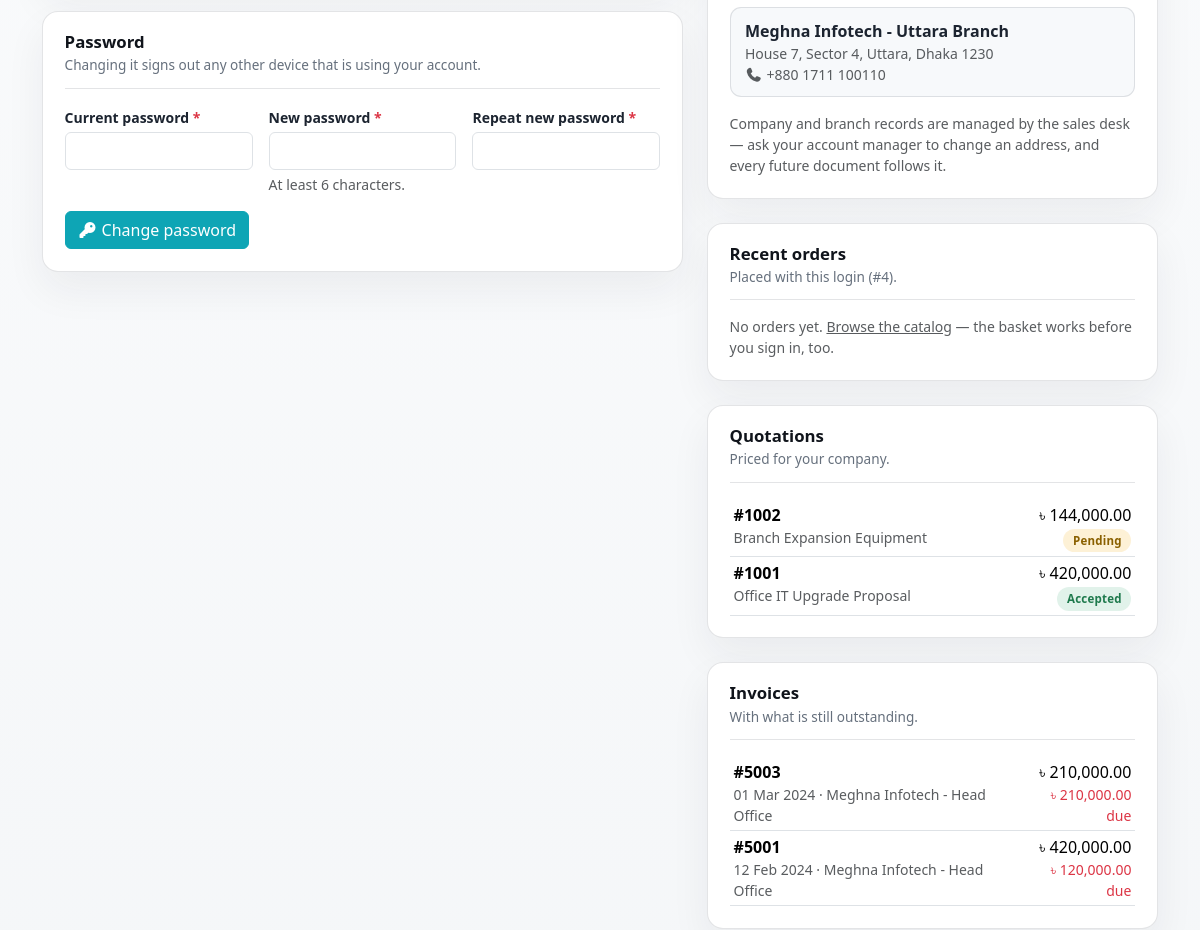
The app's page /account.php (signed in, middle part), older data.
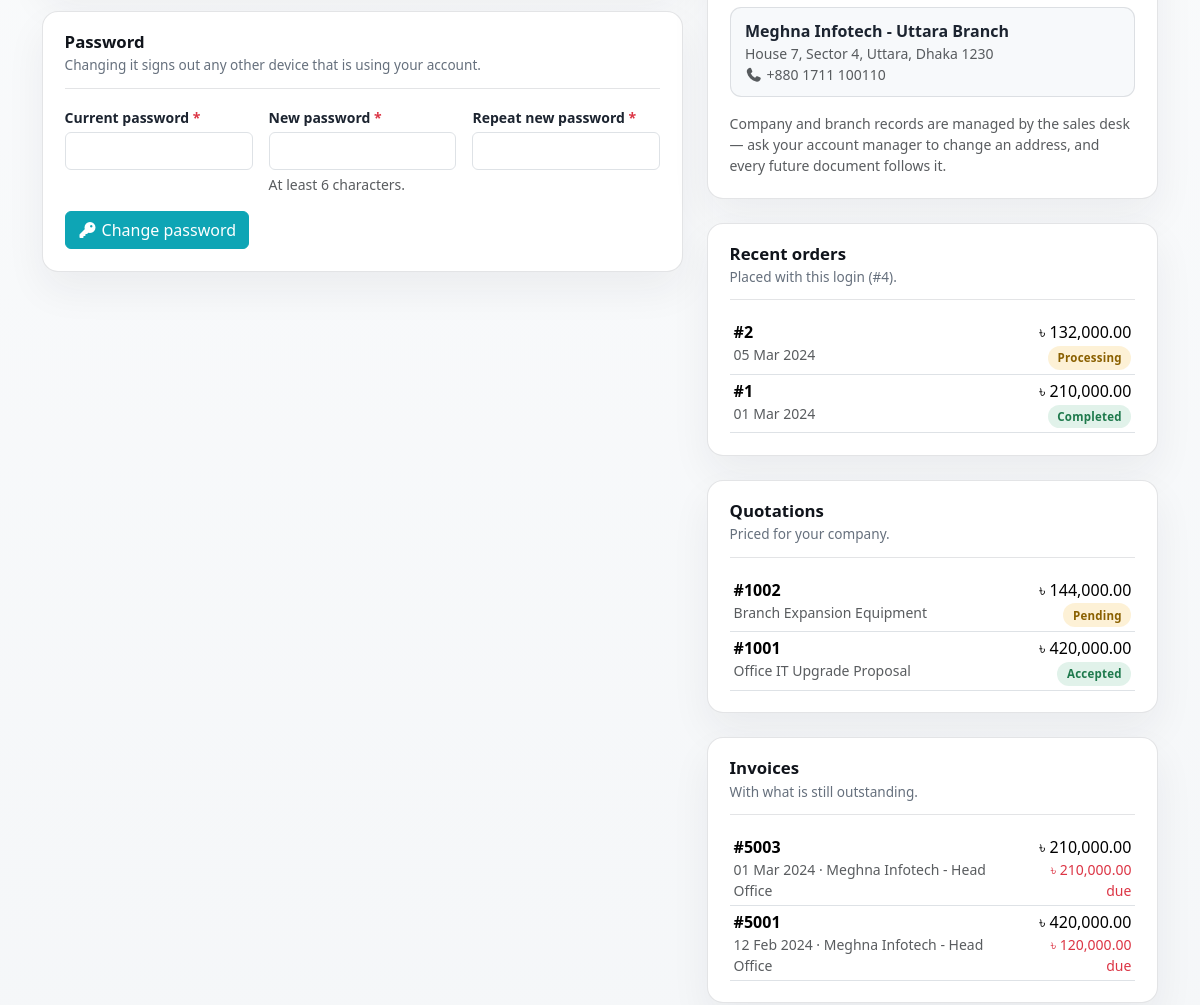
The same page, newer data.
### tables this page shows
CREATE TABLE `client_branch` (
  `BranchID` int(11) NOT NULL,
  `ClientID` int(11) NOT NULL,
  `BranchName` varchar(255) NOT NULL,
  `BranchAddress` text DEFAULT NULL,
  `ContactNo` varchar(50) DEFAULT NULL
);

CREATE TABLE `quotation` (
  `QuotationNo` int(11) NOT NULL,
  `BranchID` int(11) DEFAULT NULL COMMENT 'NULL for an individual customer or a house filing without an office',
  `ClientID` int(11) DEFAULT NULL COMMENT 'who owns the document — the customer the quotation was prepared for',
  `QuotationDate` date NOT NULL,
  `Subject` varchar(255) DEFAULT NULL,
  `TotalAmount` decimal(12,2) NOT NULL,
  `AmountInWords` text DEFAULT NULL,
  `Status` varchar(50) DEFAULT 'Pending'
);

CREATE TABLE `invoice` (
  `InvoiceNo` int(11) NOT NULL,
  `BranchID` int(11) DEFAULT NULL,
  `ClientID` int(11) DEFAULT NULL COMMENT 'who owns the document — mirrors quotation.ClientID when it was converted',
  `QuotationNo` int(11) DEFAULT NULL,
  `OrderID` int(11) DEFAULT NULL,
  `InvoiceDate` date NOT NULL,
  `PaymentStatus` varchar(50) DEFAULT 'DUE',
  `TotalAmount` decimal(12,2) NOT NULL,
  `RemainingBalance` decimal(12,2) NOT NULL,
  `AmountInWords` text DEFAULT NULL
);

CREATE TABLE `order` (
  `OrderID` int(11) NOT NULL,
  `UserID` int(11) NOT NULL,
  `OrderDate` datetime DEFAULT current_timestamp(),
  `TotalAmount` decimal(12,2) NOT NULL,
  `OrderStatus` varchar(50) DEFAULT 'Pending',
  `OrderType` varchar(20) NOT NULL DEFAULT 'Retail',
  `BranchID` int(11) DEFAULT NULL,
  `ShippingAddress` text DEFAULT NULL
);

### db.php (called while the page is built, shortened)
<?php
function db(): ?PDO
{
    static $pdo = null;
    static $attempted = false;
    if ($pdo instanceof PDO || $attempted) {
        return $pdo;
    }
    $cfg = require __DIR__ . '/config.php';
    $db  = $cfg['db'];
    $dsn = sprintf(
        'mysql:host=%s;port=%d;dbname=%s;charset=%s',
        $db['host'],
        $db['port'],
        $db['name'],
        $db['charset']
    );
    try {
        $pdo = new PDO($dsn, $db['user'], $db['password'], [
            PDO::ATTR_ERRMODE            => PDO::ERRMODE_EXCEPTION,
            PDO::ATTR_DEFAULT_FETCH_MODE => PDO::FETCH_ASSOC,
            PDO::ATTR_EMULATE_PREPARES   => false,
        ]);
    } catch (PDOException $e) {
        if (defined('APP_DEBUG') && APP_DEBUG) {
            error_log('[SebaBD] DB connection failed: ' . $e->getMessage());
        }
        $pdo = null;
    }
    return $pdo;
}
function db_fetch_all(string $sql, array $params = []): array
{
    $pdo = db();
    try {
        $stmt = $pdo->prepare($sql);
        $stmt->execute($params);
        return $stmt->fetchAll();
    } catch (PDOException $e) {
        error_log('[SebaBD] Query failed: ' . $e->getMessage());
        return [];
    }
}

### cart-data.php (called while the page is built, shortened)
<?php
require_once __DIR__ . '/helpers.php';
function cart_items(): array
{
    $items = [];
    return $items;
}
function cart_count(): int
{
    return array_sum(cart_items());
}

### config.php (called while the page is built)
<?php
return [
    'db' => [
        'host'     => '127.0.0.1',
        'port'     => 3306,
        'name'     => 'e_commerce',
        'user'     => 'root',
        'password' => '',
        'charset'  => 'utf8mb4',
    ],
    'site' => [
        'name'     => 'SebaBD',
        'tagline'  => 'Total IT System Solution',
        'currency'         => '৳',
        'currency_name'    => 'Taka',
        'currency_subunit' => 'Poisha',
    ],
];

### account.php (the view, shortened to what the changed rows need)
<?php
require_once __DIR__ . '/helpers.php';
require_once __DIR__ . '/cart-data.php';
$user   = require_login('account.php');
$rows = db_fetch_all(
    "SELECT u.UserID, u.Username, u.Email, u.FullName, u.Phone, u.CreatedAt, u.RoleID, r.RoleName
     FROM `user` u
     LEFT JOIN `role` r ON r.RoleID = u.RoleID
     WHERE u.UserID = :id",
    [':id' => (int) $user['UserID']]
);
$me = $rows[0] ?? null;
$branches = [];
$company = customer_client($me ?: $user);
if ($company) {
    $isB2B = ($company['AccountType'] ?? '') === 'b2b';
    if ($isB2B) {
        $branches = db_fetch_all(
            'SELECT BranchID, BranchName, BranchAddress, ContactNo
             FROM client_branch WHERE ClientID = :cid ORDER BY BranchID',
            [':cid' => (int) $company['ClientID']]
        );
    }
}
$orders = db_fetch_all(
    'SELECT OrderID, OrderDate, TotalAmount, OrderStatus
     FROM `order` WHERE UserID = :uid ORDER BY OrderDate DESC, OrderID DESC LIMIT 5',
    [':uid' => (int) $me['UserID']]
);
$quotes = [];
$invoices = [];
if ($company) {
    $quotes = db_fetch_all(
        'SELECT q.QuotationNo, q.QuotationDate, q.Subject, q.TotalAmount, q.Status, b.BranchName
         FROM quotation q
         LEFT JOIN client_branch b ON b.BranchID = q.BranchID
         WHERE q.ClientID = :cid
         ORDER BY q.QuotationDate DESC, q.QuotationNo DESC LIMIT 5',
        [':cid' => (int) $company['ClientID']]
    );
    $invoices = db_fetch_all(
        'SELECT i.InvoiceNo, i.InvoiceDate, i.PaymentStatus, i.TotalAmount, i.RemainingBalance, b.BranchName
         FROM invoice i
         LEFT JOIN client_branch b ON b.BranchID = i.BranchID
         WHERE i.ClientID = :cid
         ORDER BY i.InvoiceDate DESC, i.InvoiceNo DESC LIMIT 5',
        [':cid' => (int) $company['ClientID']]
    );
}
$page_title = 'My account';
?>
<?= partial_render('partials/header.php', ['page_title' => $page_title, 'active_nav' => 'account']) ?>
<section class="py-4">
  <div class="container">
    <div class="row g-4">
      <div class="col-lg-7">
        <div class="report-panel">
          <div class="report-panel-head">
            <h2 class="report-panel-title">Password</h2>
          </div>
        </div>
      </div>
      <div class="col-lg-5">
        <?php if ($company): ?>
        <div class="report-panel mb-4">
          <?php foreach ($branches as $branch): ?>
          <div class="branch-card">
            <div class="fw-semibold"><?= htmlspecialchars($branch['BranchName']) ?></div>
            <div class="small text-muted"><?= htmlspecialchars((string) ($branch['BranchAddress'] ?: 'No address recorded')) ?></div>
            <?php if (!empty($branch['ContactNo'])): ?>
            <div class="small text-muted"><i class="fa-solid fa-phone me-1"></i><?= htmlspecialchars($branch['ContactNo']) ?></div>
            <?php endif; ?>
          </div>
          <?php endforeach; ?>
        </div>
        <?php endif; ?>
        <div class="report-panel mb-4">
          <div class="report-panel-head">
            <h2 class="report-panel-title">Recent orders</h2>
            <p class="report-panel-sub">Placed with this login (#4).</p>
          </div>
          <?php if ($orders): ?>
          <table class="table table-sm mb-0">
            <tbody>
              <?php foreach ($orders as $order): ?>
              <tr>
                <td>
                  <a class="text-decoration-none fw-semibold" href="order-detail.php?id=<?= (int) $order['OrderID'] ?>">
                    #<?= (int) $order['OrderID'] ?>
                  </a>
                  <div class="small text-muted"><?= htmlspecialchars(format_date($order['OrderDate'])) ?></div>
                </td>
                <td class="text-end">
                  <div><?= money($order['TotalAmount']) ?></div>
                  <div><?= status_badge((string) $order['OrderStatus']) ?></div>
                </td>
              </tr>
              <?php endforeach; ?>
            </tbody>
          </table>
          <?php else: ?>
          <p class="text-muted small mb-0">
            No orders yet. <a href="index.php?all=1#featured-products">Browse the catalog</a> — the basket works
            before you sign in, too.
          </p>
          <?php endif; ?>
        </div>
        <?php if ($company): ?>
        <div class="report-panel mb-4">
          <div class="report-panel-head">
            <h2 class="report-panel-title">Quotations</h2>
          </div>
          <?php if ($quotes): ?>
          <table class="table table-sm mb-0">
            <tbody>
              <?php foreach ($quotes as $quote): ?>
              <tr>
                <td>
                  <a class="text-decoration-none fw-semibold" href="quotation.php?no=<?= (int) $quote['QuotationNo'] ?>">
                    #<?= (int) $quote['QuotationNo'] ?>
                  </a>
                  <div class="small text-muted"><?= htmlspecialchars((string) ($quote['Subject'] ?: $quote['BranchName'])) ?></div>
                </td>
                <td class="text-end">
                  <div><?= money($quote['TotalAmount']) ?></div>
                  <div><?= status_badge((string) $quote['Status']) ?></div>
                </td>
              </tr>
              <?php endforeach; ?>
            </tbody>
          </table>
          <?php else: ?>
          <p class="text-muted small mb-0">
            No quotations yet. <a href="quotation-request.php">Request one</a> and a sales manager will price it.
          </p>
          <?php endif; ?>
        </div>
        <div class="report-panel">
          <div class="report-panel-head">
            <h2 class="report-panel-title">Invoices</h2>
          </div>
          <?php if ($invoices): ?>
          <table class="table table-sm mb-0">
            <tbody>
              <?php foreach ($invoices as $invoice): ?>
              <tr>
                <td>
                  <a class="text-decoration-none fw-semibold" href="invoice.php?no=<?= (int) $invoice['InvoiceNo'] ?>">
                    #<?= (int) $invoice['InvoiceNo'] ?>
                  </a>
                  <div class="small text-muted"><?= htmlspecialchars(format_date($invoice['InvoiceDate'])) ?> · <?= htmlspecialchars($invoice['BranchName']) ?></div>
                </td>
                <td class="text-end">
                  <div><?= money($invoice['TotalAmount']) ?></div>
                  <?php if ((float) $invoice['RemainingBalance'] > 0): ?>
                  <div class="small text-danger"><?= money($invoice['RemainingBalance']) ?> due</div>
                  <?php else: ?>
                  <div><?= status_badge((string) $invoice['PaymentStatus']) ?></div>
                  <?php endif; ?>
                </td>
              </tr>
              <?php endforeach; ?>
            </tbody>
          </table>
          <?php else: ?>
          <p class="text-muted small mb-0">No invoices have been raised for your company yet.</p>
          <?php endif; ?>
        </div>
        <?php endif; ?>
      </div>
    </div>
  </div>
</section>
<?= partial_render('partials/footer.php') ?>

### helpers.php (shortened to what the changed rows need)
<?php
require_once __DIR__ . '/db.php';
function current_user(): ?array
{
    static $user = null;
    static $loaded = false;
    if (!$loaded) {
        $rows = db_fetch_all(
            'SELECT u.UserID, u.Username, u.FullName, u.Email, u.RoleID, r.RoleName
             FROM `user` u LEFT JOIN `role` r ON r.RoleID = u.RoleID
             WHERE u.UserID = :id',
            [':id' => (int) $_SESSION['user_id']]
        );
        $user = $rows[0] ?? null;
        $loaded = true;
    }
    return $user;
}
function require_login(string $redirectBack = ''): array
{
    $user = current_user();
    return $user;
}
function customer_client(?array $user = null): ?array
{
    $user = $user ?? current_user();
    $rows = db_fetch_all(
        'SELECT ClientID, CompanyName, ContactPerson, Email, Phone, Address, AccountType
         FROM client WHERE UserID = :uid LIMIT 1',
        [':uid' => (int) $user['UserID']]
    );
    return $rows[0] ?? null;
}
function staff_roles(): array
{
    return ['Admin', 'Sales Manager', 'Inventory Manager'];
}
function is_staff_user(?array $user = null): bool
{
    $user = $user ?? current_user();
    return $user !== null && in_array($user['RoleName'] ?? '', staff_roles(), true);
}
function partial_render(string $path, array $vars = []): string
{
    return (string) ob_get_clean();
}
function currency_symbol(): string
{
    static $symbol = null;
    if ($symbol === null) {
        $cfg = require __DIR__ . '/config.php';
        $symbol = $cfg['site']['currency'] ?? '৳';
    }
    return $symbol;
}
function money(float|string|null $amount): string
{
    return currency_symbol() . ' ' . number_format((float) $amount, 2);
}
function status_badge_class(string $status): string
{
    return match (strtolower(trim($status))) {
        'completed', 'paid', 'accepted', 'received', 'active', 'ok' => 'report-badge-ok',
        'processing', 'partial', 'pending', 'sent', 'issued', 'draft', 'low' => 'report-badge-warn',
        'cancelled', 'rejected', 'due', 'overdue', 'out', 'inactive' => 'report-badge-danger',
        default => 'report-badge-plain',
    };
}
function status_badge(string $status, string $label = ''): string
{
    $text = $label !== '' ? $label : htmlspecialchars($status);
    return '<span class="report-badge ' . status_badge_class($status) . '">' . $text . '</span>';
}
function format_date(?string $value, string $format = 'd M Y'): string
{
    $value = trim((string) $value);
    $time = strtotime($value);
    return $time === false ? htmlspecialchars($value) : date($format, $time);
}

Row changes from the older to the newer data that the page shows:
now on this page (row edited): order: OrderID "2", OrderDate "05 Mar 2024", TotalAmount "৳ 132,000.00", OrderStatus "Processing"
now on this page (row edited): order: OrderID "1", OrderDate "01 Mar 2024", TotalAmount "৳ 210,000.00", OrderStatus "Completed"
Text that changed along with them:
text no longer shown: "No orders yet. Browse the catalog — the basket works before you sign in, too."
